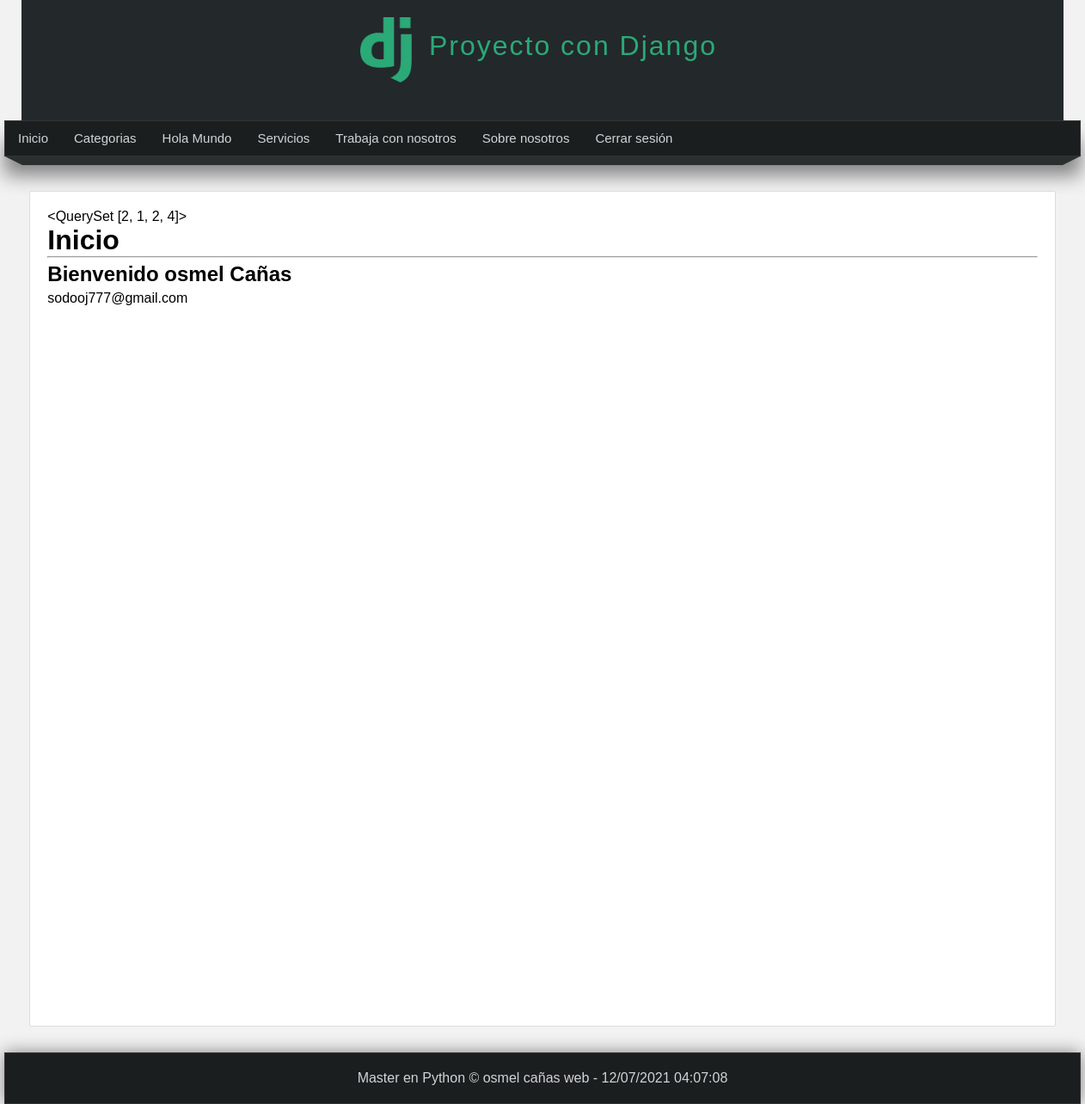
The app's page / (signed in) with its own data.
### pages/models.py (models this page shows, shortened)
class Page(models.Model):
    title = models.CharField(max_length=50, verbose_name="Titulo")
    content = RichTextField(verbose_name="Contenido") # le colocamos RichText field para que se un editor de texto enriquesido y no tenemos que acceder desde models.
    slug = models.CharField(unique=True, max_length=150, verbose_name="URL amigable")#slug es para hacer una url amigable  para luego implementar eso # unique = True le estamos diciendo que el campo charfield sea unico
    order = models.IntegerField(default=0,verbose_name="Orden") #  en el caso que sea  0 me lo va a poner al principio de todo en esa pagina
    visible = models.BooleanField(verbose_name="Visible?")
    created_at = models.DateTimeField(auto_now_add=True, verbose_name="Creado el")
    updated_at =  models.DateTimeField(auto_now=True, verbose_name="Actualizado el")
    class Meta:
        verbose_name ="Página"
        verbose_name_plural = "Páginas"

### mainapp/views.py (the view)
# urls.py: path('', views.index, name="index"),
def index(request):
    return render(request, 'mainapp/index.html', {
        'title': 'Inicio' # le pasamos el titulo del a pagina
    })

### blog/processors.py (called while the page is built)
def get_categories(request):
    ids = Article.objects.filter(public=True).values_list('Categories', flat=True) # flat =True en formato plano de esta forma vamos a tener todos los id  de la categorias  q esta siendo usadas
    categories = Category.objects.filter(id__in=ids).values_list('id', 'name')#Page importamos y llamamos la clase del modelo con el objeto con el value list podemos selecionar unos de los elementos que yo quiera o un par de elementos que quiero tener disponibles  por ejemplo quiero tener el id
    return {
        'categories': categories,
        'ids': ids
    }

### pages/context_processors.py (called while the page is built)
def get_pages(request):
    pages = Page.objects.filter(visible=True).order_by('order').values_list('id', 'title', 'slug')#Page importamos y llamamos la clase del modelo con el objeto con el value list podemos selecionar unos de los elementos que yo quiera o un par de elementos que quiero tener disponibles  por ejemplo quiero tener el id
    return {
        'pages': pages
    }

### mainapp/templates/mainapp/index.html (shortened to what this page needs)
{% extends 'layouts/layout.html' %}
{% block content %}
    <h1>{{title}}</h1>
    <hr/>
    {% if user.email %}
        <h2>Bienvenido {{request.user.first_name}} {{user.last_name}}</h2>
        <p>
        {{user.email}}
        </p>
    {% else %}
        <h2>Identificate para ver mas cosas</h2>
    {% endif %}
{% endblock %}

### mainapp/templates/layouts/layout.html (shortened to what this page needs)
{% load  static %}
<!DOCTYPE html>
<html lang="es">
<head>
      <link rel="stylesheet" type="text/css" href={% static 'css/styles.css' %} />
</head>
<body>
    <header>
              <div id="logotipo">
               <img src="{% static 'imagenes/logo.png'%}" />
               <h1>Proyecto con Django</h1>
              </div>
    </header>
   <nav>
      <ul>
         <li>
            <a href="{% url 'index' %}">Inicio</a>
         </li>
         {% if user.email %}
            <li>
               <a href="{% url 'list_articles' %}">Categorias</a>
            </li>
            {% for page in pages %}
               <li>
                  <a href="{% url 'page' page.2 %}">{{page.1}}</a>
               </li>
            {% endfor %}
            <li>
               <a href="{% url 'logout' %}">Cerrar sesión</a>
            </li>
         {% endif %}
      </ul>
   </nav>
   <div class="barra">
     <span class="esquina-izquierda"></span>
     <span class="relleno-barra"></span>
     <span class="esquina-derecha"></span>
   </div>
   <div id="content">
      <div class="box">
      {{ids}}
         {% block content %}{% endblock %}
     </div>
   </div>
   <footer>
       Master en Python &copy; osmel cañas web - {% now  "d/m/Y h:m:s"  %}
   </footer>
</body>
</html>

### mainapp/static/css/styles.css (style rules this page uses)
* { margin: 0px; padding: 0px; font-family: sans-serif; text-decoration: none; }
.box p , .box h2, .box h3, .box ul { margin-top: 5px; margin-bottom: 5px; }
body { background-color: #F2F2F2; }
header { width: 1212px; height: 140px; background-color: #23282B; margin: 0px auto; }
#logotipo { width: 35%; height: 140px; margin: 0 auto; }
#logotipo img { display:block; width: 60px; float:left; margin-top: 20px; }
#logotipo h1 { display: block; float: left; margin-top: 35px; margin-left: 20px; letter-spacing: 2px; font-weight: lighter; color: #2ba977; }
nav { width: 1250px; height: 40px; margin: 0px auto ; background-color: #1b1e1f; border: 1px solid #333333; box-shadow: 0px 22px 22px gray; font-size: 15px; }
nav > ul { list-style: none; text-decoration: none; }
nav > ul > li { line-height: 40px; float: left; }
nav > ul > li > a { display: block; padding-left: 15px; padding-right: 15px; color:#d1d4d6 ; }
.barra { width: 1250px; margin: 0 auto; }
.esquina-izquierda { display: block; border-left: 20px solid transparent; border-top:10px solid #2b2f30; float: left; }
.esquina-derecha { display: block; border-right: 20px solid transparent; border-top:10px solid #2b2f30; float:right; }
.relleno-barra { display: block; width: 1210px; height: 10px; background:#2b2f30; float: left; }
#content { width: 1212px; min-height: 930px; margin: 0 auto; margin-bottom: 30px; margin-top: 40px; }
.box { background: white; width: 95%; min-height: 930px; padding: 20px; border: 1px solid #ddd; border-radius: 2px; margin: 0 auto; }
footer { width: 1250px; background-color: #1B1E1F; border: 1px solid #333; color: #d1d4d6; text-align: center; margin: 0 auto; padding-top: 20px; padding-bottom: 20px; box-shadow: 0px 0px 20px gray; }

### records on screen
Page: title "Hola Mundo"
Page: title "Servicios"
Page: title "Trabaja con nosotros"
Page: title "Sobre nosotros"

### other values on screen
{{ ids }} "<QuerySet [2, 1, 2, 4]>"
{{ title }} "Inicio"
{{ request.user.first_name }} "osmel"
{{ user.last_name }} "Cañas"
{{ user.email }} "sodooj777@gmail.com"
